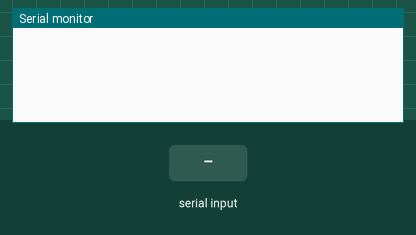
A sketch run on a simulated Arduino Mega 2560, built with avr-gcc and run on an emulated ATmega2560. On the bench: the last lines printed to the serial monitor. The test bench sets the inputs (shaded band).

Above: at 1.2 s.
1.3 s: "Y" received over Serial
At 1.8 s:
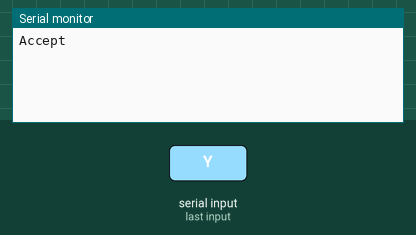
2.8 s: "Y" received over the second serial link
At 4.0 s:
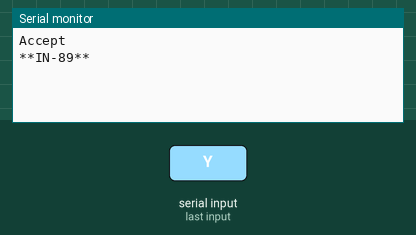
4.3 s: "N" received over Serial
At 5.3 s:
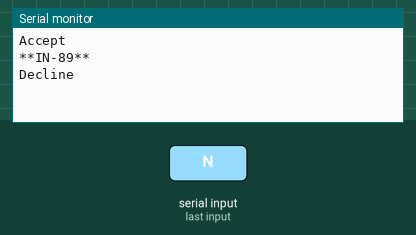
5.8 s: "R" received over Serial
At 6.5 s:
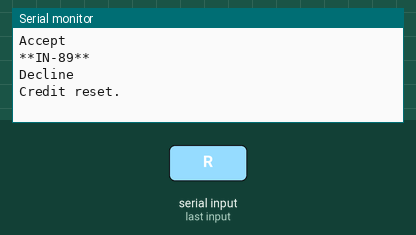
7.3 s: "E" received over Serial
At 8.5 s:
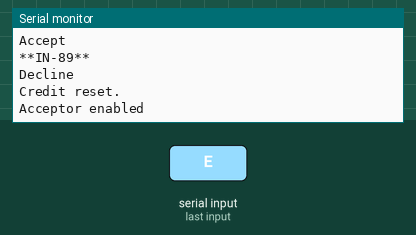
8.8 s: "D" received over Serial
At 10.0 s:
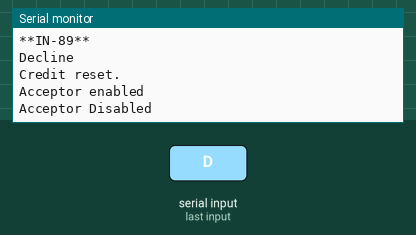

The sketch:

NV10_Billreader.ino
```cpp
#define NoteAcceptor Serial3

/*
 *  control a NV10 Bank Note Validating System with a Arduino Mega 2560
 *  NV10 PIN 1 (RS232) Tx <-> Arduino Serial3 Rx 15
 *  NV10 PIN 5 (RS232) Rx <-> Arduino Serial3 Tx 14
 *  Make sure both grounds (NV 10 PIN 16 <-> Arduino GND) are connected
 *  Documentation https://www.coinoperatorshop.com/media/products/NV10%20Manual%20Deutsch.pdf
 *  page 16 shows the messages which can be send and received
 */

byte noteInEscrow = 0;

int credit = 0;

byte channelValues[] = {5, 10, 20};

void setup() {
  // put your setup code here, to run once:
  Serial.begin(9600);
  NoteAcceptor.begin(300, SERIAL_8N2);

  pinMode(15, INPUT_PULLUP);

  NoteAcceptor.write(184);
  NoteAcceptor.write(170);
  NoteAcceptor.write(191);

}

void loop() {
  // put your main code here, to run repeatedly:
  if (NoteAcceptor.available()){
    byte byteIn = NoteAcceptor.read();
    Serial.print("**IN-");
    Serial.print(byteIn);
    Serial.println("**");

    if (byteIn >= 1 && byteIn <= 3){
      if (noteInEscrow){
        Serial.println("Escrow accepted");
        credit = credit + channelValues[byteIn - 1];

        Serial.print("Credit: €");
        Serial.println(credit);
        noteInEscrow = 0;
      }else{
        Serial.print("€");
        Serial.print(channelValues[byteIn - 1]);
        Serial.println(" in escrow");
        Serial.println("Accept 'Y' or 'N'");
        noteInEscrow = byteIn;
      }


    }
    if (byteIn == 70){
       Serial.println("Abort from escrow");
       noteInEscrow = 0;
    }
  }

  if (Serial.available()){
    byte byteIn = Serial.read();
    if (byteIn == 'Y'){
      NoteAcceptor.write(172);
      Serial.println("Accept");
    }
    if (byteIn == 'N'){
      NoteAcceptor.write(173);
      Serial.println("Decline");
    }
    if (byteIn == 'R'){
      credit = 0;
      Serial.println("Credit reset.");
    }
    if (byteIn == 'E'){
      NoteAcceptor.write(184);
      Serial.println("Acceptor enabled");
    }
    if (byteIn == 'D'){
      NoteAcceptor.write(185);
      Serial.println("Acceptor Disabled");
    }
    if (byteIn == 'M'){
      NoteAcceptor.write(170);
      Serial.println("Enable serial escrow mode");
    }
    if (byteIn == 'S'){
      NoteAcceptor.write(182);
      Serial.println("Status");
    }
  }
}
```

Measured:
- after the input at 1.3 s, the serial monitor: prints a new line at once (image 1)
- after the input at 2.8 s, the serial monitor: prints a new line at once (image 2)
- after the input at 4.3 s, the serial monitor: prints a new line at once (image 3)
- after the input at 5.8 s, the serial monitor: prints a new line at once (image 4)
- after the input at 7.3 s, the serial monitor: prints a new line at once (image 5)
- after the input at 8.8 s, the serial monitor: prints a new line at once (image 6)
